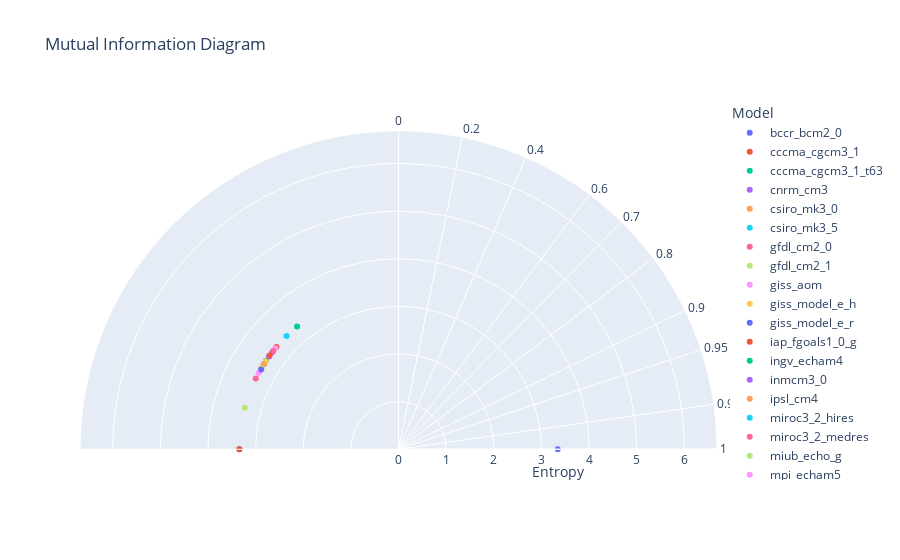

Source (notebook cell):
### Code cell
chart_mi_res = chart_create_mid(df_dataset_1_mid, 'bccr_bcm2_0', string_type=string_type_mid)
chart_mi_res.show()

### Figure 1 — Plotly figure (JSON) as saved in the notebook; plotly's stock layout.template omitted (floating-point values rounded to 4 significant figures)
{"data": [{"hovertemplate": "Model=bccr_bcm2_0<br>Entropy=%{r}<br>Angle_SMI=%{theta}<extra></extra>", "legendgroup": "bccr_bcm2_0", "marker": {"color": "#636efa", "symbol": "circle"}, "mode": "markers", "name": "bccr_bcm2_0", "r": [3.344], "showlegend": true, "subplot": "polar", "theta": [1.207e-06], "type": "scatterpolar"}, {"hovertemplate": "Model=cccma_cgcm3_1<br>Entropy=%{r}<br>Angle_SMI=%{theta}<extra></extra>", "legendgroup": "cccma_cgcm3_1", "marker": {"color": "#EF553B", "symbol": "circle"}, "mode": "markers", "name": "cccma_cgcm3_1", "r": [3.344], "showlegend": true, "subplot": "polar", "theta": [140.1], "type": "scatterpolar"}, {"hovertemplate": "Model=cccma_cgcm3_1_t63<br>Entropy=%{r}<br>Angle_SMI=%{theta}<extra></extra>", "legendgroup": "cccma_cgcm3_1_t63", "marker": {"color": "#00cc96", "symbol": "circle"}, "mode": "markers", "name": "cccma_cgcm3_1_t63", "r": [3.344], "showlegend": true, "subplot": "polar", "theta": [146.3], "type": "scatterpolar"}, {"hovertemplate": "Model=cnrm_cm3<br>Entropy=%{r}<br>Angle_SMI=%{theta}<extra></extra>", "legendgroup": "cnrm_cm3", "marker": {"color": "#ab63fa", "symbol": "circle"}, "mode": "markers", "name": "cnrm_cm3", "r": [3.344], "showlegend": true, "subplot": "polar", "theta": [142.4], "type": "scatterpolar"}, {"hovertemplate": "Model=csiro_mk3_0<br>Entropy=%{r}<br>Angle_SMI=%{theta}<extra></extra>", "legendgroup": "csiro_mk3_0", "marker": {"color": "#FFA15A", "symbol": "circle"}, "mode": "markers", "name": "csiro_mk3_0", "r": [3.344], "showlegend": true, "subplot": "polar", "theta": [147.6], "type": "scatterpolar"}, {"hovertemplate": "Model=csiro_mk3_5<br>Entropy=%{r}<br>Angle_SMI=%{theta}<extra></extra>", "legendgroup": "csiro_mk3_5", "marker": {"color": "#19d3f3", "symbol": "circle"}, "mode": "markers", "name": "csiro_mk3_5", "r": [3.344], "showlegend": true, "subplot": "polar", "theta": [147.8], "type": "scatterpolar"}, {"hovertemplate": "Model=gfdl_cm2_0<br>Entropy=%{r}<br>Angle_SMI=%{theta}<extra></extra>", "legendgroup": "gfdl_cm2_0", "marker": {"color": "#FF6692", "symbol": "circle"}, "mode": "markers", "name": "gfdl_cm2_0", "r": [3.344], "showlegend": true, "subplot": "polar", "theta": [153.6], "type": "scatterpolar"}, {"hovertemplate": "Model=gfdl_cm2_1<br>Entropy=%{r}<br>Angle_SMI=%{theta}<extra></extra>", "legendgroup": "gfdl_cm2_1", "marker": {"color": "#B6E880", "symbol": "circle"}, "mode": "markers", "name": "gfdl_cm2_1", "r": [3.344], "showlegend": true, "subplot": "polar", "theta": [180], "type": "scatterpolar"}, {"hovertemplate": "Model=giss_aom<br>Entropy=%{r}<br>Angle_SMI=%{theta}<extra></extra>", "legendgroup": "giss_aom", "marker": {"color": "#FF97FF", "symbol": "circle"}, "mode": "markers", "name": "giss_aom", "r": [3.344], "showlegend": true, "subplot": "polar", "theta": [140.7], "type": "scatterpolar"}, {"hovertemplate": "Model=giss_model_e_h<br>Entropy=%{r}<br>Angle_SMI=%{theta}<extra></extra>", "legendgroup": "giss_model_e_h", "marker": {"color": "#FECB52", "symbol": "circle"}, "mode": "markers", "name": "giss_model_e_h", "r": [3.344], "showlegend": true, "subplot": "polar", "theta": [146.4], "type": "scatterpolar"}, {"hovertemplate": "Model=giss_model_e_r<br>Entropy=%{r}<br>Angle_SMI=%{theta}<extra></extra>", "legendgroup": "giss_model_e_r", "marker": {"color": "#636efa", "symbol": "circle"}, "mode": "markers", "name": "giss_model_e_r", "r": [3.341], "showlegend": true, "subplot": "polar", "theta": [180], "type": "scatterpolar"}, {"hovertemplate": "Model=iap_fgoals1_0_g<br>Entropy=%{r}<br>Angle_SMI=%{theta}<extra></extra>", "legendgroup": "iap_fgoals1_0_g", "marker": {"color": "#EF553B", "symbol": "circle"}, "mode": "markers", "name": "iap_fgoals1_0_g", "r": [3.342], "showlegend": true, "subplot": "polar", "theta": [180], "type": "scatterpolar"}, {"hovertemplate": "Model=ingv_echam4<br>Entropy=%{r}<br>Angle_SMI=%{theta}<extra></extra>", "legendgroup": "ingv_echam4", "marker": {"color": "#00cc96", "symbol": "circle"}, "mode": "markers", "name": "ingv_echam4", "r": [3.344], "showlegend": true, "subplot": "polar", "theta": [129.6], "type": "scatterpolar"}, {"hovertemplate": "Model=inmcm3_0<br>Entropy=%{r}<br>Angle_SMI=%{theta}<extra></extra>", "legendgroup": "inmcm3_0", "marker": {"color": "#ab63fa", "symbol": "circle"}, "mode": "markers", "name": "inmcm3_0", "r": [3.344], "showlegend": true, "subplot": "polar", "theta": [144.4], "type": "scatterpolar"}, {"hovertemplate": "Model=ipsl_cm4<br>Entropy=%{r}<br>Angle_SMI=%{theta}<extra></extra>", "legendgroup": "ipsl_cm4", "marker": {"color": "#FFA15A", "symbol": "circle"}, "mode": "markers", "name": "ipsl_cm4", "r": [3.344], "showlegend": true, "subplot": "polar", "theta": [147.7], "type": "scatterpolar"}, {"hovertemplate": "Model=miroc3_2_hires<br>Entropy=%{r}<br>Angle_SMI=%{theta}<extra></extra>", "legendgroup": "miroc3_2_hires", "marker": {"color": "#19d3f3", "symbol": "circle"}, "mode": "markers", "name": "miroc3_2_hires", "r": [3.344], "showlegend": true, "subplot": "polar", "theta": [134.6], "type": "scatterpolar"}, {"hovertemplate": "Model=miroc3_2_medres<br>Entropy=%{r}<br>Angle_SMI=%{theta}<extra></extra>", "legendgroup": "miroc3_2_medres", "marker": {"color": "#FF6692", "symbol": "circle"}, "mode": "markers", "name": "miroc3_2_medres", "r": [3.344], "showlegend": true, "subplot": "polar", "theta": [141.9], "type": "scatterpolar"}, {"hovertemplate": "Model=miub_echo_g<br>Entropy=%{r}<br>Angle_SMI=%{theta}<extra></extra>", "legendgroup": "miub_echo_g", "marker": {"color": "#B6E880", "symbol": "circle"}, "mode": "markers", "name": "miub_echo_g", "r": [3.344], "showlegend": true, "subplot": "polar", "theta": [164.9], "type": "scatterpolar"}, {"hovertemplate": "Model=mpi_echam5<br>Entropy=%{r}<br>Angle_SMI=%{theta}<extra></extra>", "legendgroup": "mpi_echam5", "marker": {"color": "#FF97FF", "symbol": "circle"}, "mode": "markers", "name": "mpi_echam5", "r": [3.344], "showlegend": true, "subplot": "polar", "theta": [151.4], "type": "scatterpolar"}, {"hovertemplate": "Model=ncar_pcm1<br>Entropy=%{r}<br>Angle_SMI=%{theta}<extra></extra>", "legendgroup": "ncar_pcm1", "marker": {"color": "#FECB52", "symbol": "circle"}, "mode": "markers", "name": "ncar_pcm1", "r": [3.344], "showlegend": true, "subplot": "polar", "theta": [149.4], "type": "scatterpolar"}, {"hovertemplate": "Model=ukmo_hadcm3<br>Entropy=%{r}<br>Angle_SMI=%{theta}<extra></extra>", "legendgroup": "ukmo_hadcm3", "marker": {"color": "#636efa", "symbol": "circle"}, "mode": "markers", "name": "ukmo_hadcm3", "r": [3.334], "showlegend": true, "subplot": "polar", "theta": [149.9], "type": "scatterpolar"}, {"hovertemplate": "Model=ukmo_hadgem1<br>Entropy=%{r}<br>Angle_SMI=%{theta}<extra></extra>", "legendgroup": "ukmo_hadgem1", "marker": {"color": "#EF553B", "symbol": "circle"}, "mode": "markers", "name": "ukmo_hadgem1", "r": [3.344], "showlegend": true, "subplot": "polar", "theta": [144.0], "type": "scatterpolar"}], "layout": {"autosize": true, "legend": {"title": {"text": "Model"}, "tracegroupgap": 0}, "polar": {"angularaxis": {"direction": "counterclockwise", "rotation": 0, "ticktext": [0, 0.2, 0.4, 0.6, 0.7, 0.8, 0.9, 0.95, 0.99, 1], "tickvals": [90, 78.46, 66.42, 53.13, 45.57, 36.87, 25.84, 18.19, 8.11, 0], "type": "linear"}, "domain": {"x": [0, 1], "y": [0, 1]}, "radialaxis": {"autorange": false, "range": [0, 6.687], "title": {"text": "Entropy"}, "type": "linear"}, "sector": [0, 180]}, "title": {"text": "Mutual Information Diagram"}}}
